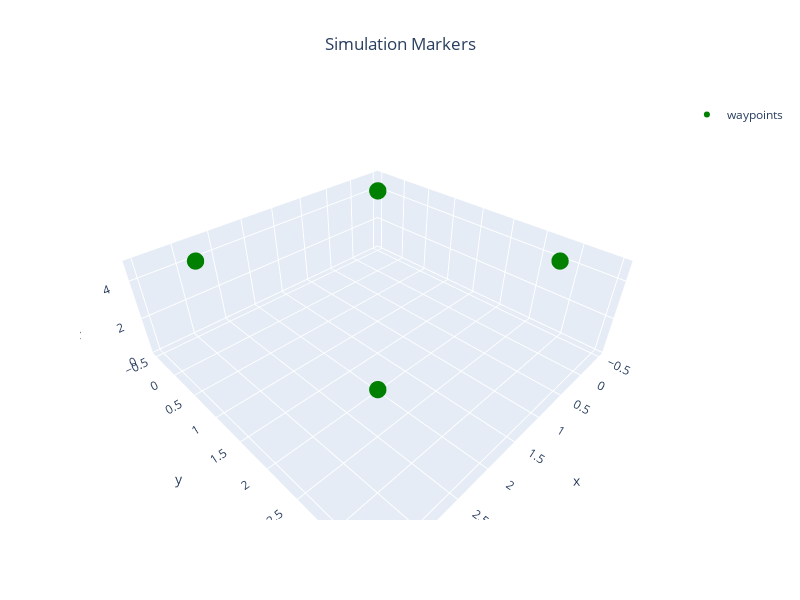

The cell this chart's notebook holds for it:
### Markdown cell above
## Visualization Parameters

### Code cell
home = np.array(offset[:3])
global_path = local2global(local_path, home)
color = Color.GREEN
waypoints = {f"waypoints": {"pos": global_path, "color": f"{color}"}}
plot_3d_interactive(waypoints, title="Simulation Markers", expand=[0.2, 0.2, 0.6], ground=-0.05)

### Figure 1 — Plotly figure (JSON) as saved in the notebook; plotly's stock layout.template omitted (floating-point values rounded to 4 significant figures)
{"data": [{"marker": {"color": "green", "size": 6}, "mode": "markers", "name": "waypoints", "type": "scatter3d", "x": [0, 0, 3, 3, 0], "y": [0, 3, 3, 0, 0], "z": [5, 5, 5, 5, 5]}], "layout": {"height": 600, "scene": {"xaxis": {"range": [-0.6, 3.6], "title": {"text": "x"}}, "yaxis": {"range": [-0.6, 3.6], "title": {"text": "y"}}, "zaxis": {"range": [-0.05, 5], "title": {"text": "z"}}}, "showlegend": true, "title": {"text": "Simulation Markers", "x": 0.5, "xanchor": "center"}, "width": 800}}
